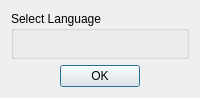
<?xml version="1.0" encoding="UTF-8"?>
<ui version="4.0">
 <class>TranslationDialog</class>
 <widget class="QDialog" name="TranslationDialog">
  <property name="windowModality">
   <enum>Qt::ApplicationModal</enum>
  </property>
  <property name="geometry">
   <rect>
    <x>0</x>
    <y>0</y>
    <width>200</width>
    <height>98</height>
   </rect>
  </property>
  <property name="sizePolicy">
   <sizepolicy hsizetype="Expanding" vsizetype="Expanding">
    <horstretch>0</horstretch>
    <verstretch>0</verstretch>
   </sizepolicy>
  </property>
  <property name="contextMenuPolicy">
   <enum>Qt::NoContextMenu</enum>
  </property>
  <property name="windowTitle">
   <string notr="true">sACNView</string>
  </property>
  <property name="windowIcon">
   <iconset resource="../res/resources.qrc">
    <normaloff>:/Logo.png</normaloff>:/Logo.png</iconset>
  </property>
  <layout class="QVBoxLayout" name="verticalLayout_2" stretch="1,0">
   <item>
    <widget class="QGroupBox" name="gbSelectLang">
     <property name="sizePolicy">
      <sizepolicy hsizetype="Expanding" vsizetype="Expanding">
       <horstretch>0</horstretch>
       <verstretch>0</verstretch>
      </sizepolicy>
     </property>
     <property name="title">
      <string>Select Language</string>
     </property>
     <layout class="QVBoxLayout" name="vlSelectLang"/>
    </widget>
   </item>
   <item>
    <widget class="QDialogButtonBox" name="buttonBox">
     <property name="sizePolicy">
      <sizepolicy hsizetype="Expanding" vsizetype="Expanding">
       <horstretch>0</horstretch>
       <verstretch>0</verstretch>
      </sizepolicy>
     </property>
     <property name="standardButtons">
      <set>QDialogButtonBox::Ok</set>
     </property>
     <property name="centerButtons">
      <bool>true</bool>
     </property>
    </widget>
   </item>
  </layout>
 </widget>
 <resources>
  <include location="../res/resources.qrc"/>
 </resources>
 <connections/>
</ui>
